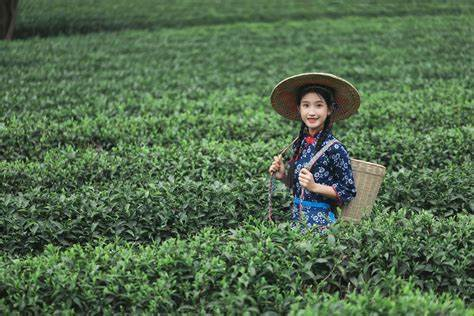
#> input picture chap11金字塔/pics/person.jpg, 474 x 316 px, found by its file name
$ python 'GC自定义模板.py'
#> lines starting #> are read from the running program, lines starting #| are printed output that depends on the picture
### chap17图像分割/chineseImgReader.py
import cv2
from PIL import Image
import numpy as np


#中文路径图片读取，返回nparray，8位BGR三通道

def imgRead(filePath):
    if filePath is not None:
        imgSrc = Image.open(filePath)
#> imgSrc is the input picture: PIL image 474x316 RGB; mean R, G, B 83.2, 109, 77.7
        imgArr = np.array(imgSrc)
        if imgSrc.format == 'PNG':
            return cv2.cvtColor(imgArr, cv2.COLOR_RGBA2BGR)
        elif imgSrc.format == 'JPEG':
            return cv2.cvtColor(imgArr, cv2.COLOR_RGB2BGR)
        else:
            print('格式不支持')
            return None
    else:
        print('检查文件路径')
        return None

### chap17图像分割/GC自定义模板.py
import cv2
import numpy as np

import chineseImgReader

img = chineseImgReader.imgRead(r'C:\Users\LFK\OneDrive\Python_project\learning\pics\person.jpg')
print('img info: ', img.shape)
#| img info:  (316, 474, 3)

#掩膜、背景参数、前景参数、矩形
mask = np.zeros(img.shape[:2], dtype = np.uint8)  # 背景0
mask[75:225, 250:400] = 2  #可能背景
mask[100:200, 300:350] = 3  #可能前景
mask[110:180, 310:320] = 1  #前景
maskShow = mask.copy()
maskShow = maskShow*85

maskAfter = mask.copy()
# grabcut需要的两个向量
bgdModel = np.zeros((1,65), dtype = np.float64)
fgdModel = np.zeros((1,65), dtype = np.float64)
rect = (220, 50, 200,200)
# rect = (220, 50, 10,10)
cv2.rectangle(img, rect[:2], (rect[0]+rect[2], rect[1]+rect[3]), (0,0,255),3)
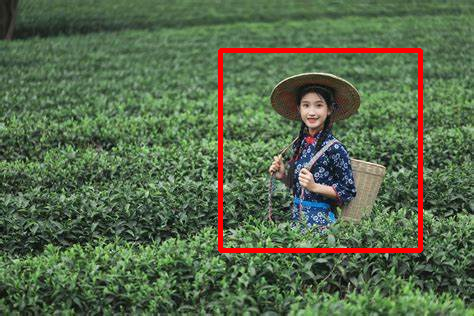
#> img: shape (316, 474, 3); mean B, G, R 75.5, 105.8, 87.7

#进行使用初始掩膜的提取
cv2.grabCut(img, maskAfter, rect, bgdModel, fgdModel, 5, cv2.GC_INIT_WITH_MASK)

#将提取信息进行处理
maskAfterShow = maskAfter.copy()
maskAfterShow = maskAfterShow*85
maskAfterShow = maskAfterShow.astype(np.uint8)
maskAfter[(maskAfter==0) | (maskAfter==2)] = 0
maskAfter[(maskAfter==1) | (maskAfter==3)] = 1
maskAfter = maskAfter*255
maskAfter = maskAfter.astype(np.uint8)

#提取图片
imgCut = cv2.bitwise_and(img, img, mask = maskAfter)
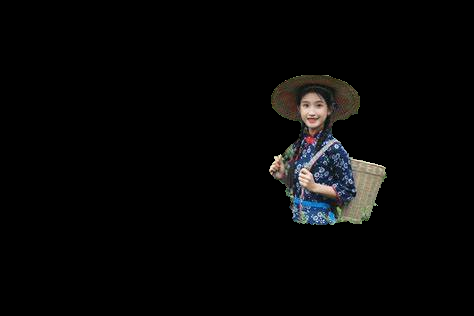
#> imgCut: shape (316, 474, 3); mean B, G, R 6.8, 6.9, 6.9

#展示提取图片
cv2.imshow('img src', img)
cv2.imshow('mask', maskShow)
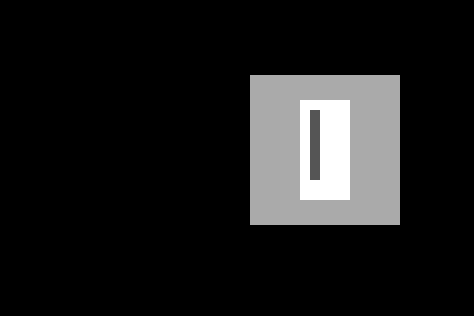
#> window 'mask': shape (316, 474); min 0, max 255, mean 27.6
cv2.imshow('mask after', maskAfterShow)
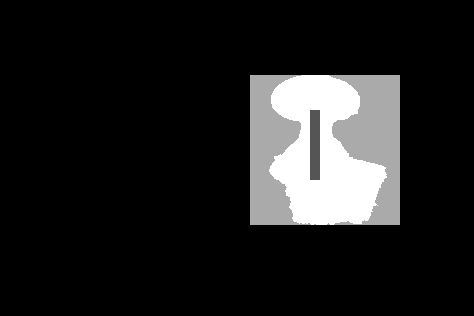
#> window 'mask after': shape (316, 474); min 0, max 255, mean 31.1
cv2.imshow('img cut', imgCut)
print('bgdModel: ', bgdModel)
print('fgdModel: ', fgdModel)

cv2.waitKey(0)
